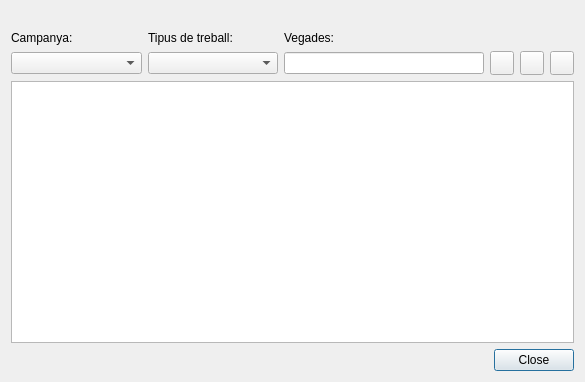
<?xml version="1.0" encoding="UTF-8"?>
<ui version="4.0">
 <class>planning_unit</class>
 <widget class="QDialog" name="planning_unit">
  <property name="geometry">
   <rect>
    <x>0</x>
    <y>0</y>
    <width>585</width>
    <height>382</height>
   </rect>
  </property>
  <property name="windowTitle">
   <string>Planificador d'unitats</string>
  </property>
  <layout class="QGridLayout" name="gridLayout">
   <item row="8" column="0">
    <layout class="QHBoxLayout" name="horizontalLayout">
     <item>
      <spacer name="horizontalSpacer">
       <property name="orientation">
        <enum>Qt::Horizontal</enum>
       </property>
       <property name="sizeHint" stdset="0">
        <size>
         <width>40</width>
         <height>20</height>
        </size>
       </property>
      </spacer>
     </item>
     <item>
      <widget class="QPushButton" name="btn_close">
       <property name="text">
        <string>Close</string>
       </property>
      </widget>
     </item>
    </layout>
   </item>
   <item row="5" column="0">
    <widget class="QTableView" name="tbl_unit"/>
   </item>
   <item row="1" column="0">
    <layout class="QGridLayout" name="gridLayout_2">
     <property name="topMargin">
      <number>0</number>
     </property>
     <property name="bottomMargin">
      <number>0</number>
     </property>
     <item row="0" column="0">
      <widget class="QLabel" name="label">
       <property name="text">
        <string>Campanya:</string>
       </property>
      </widget>
     </item>
     <item row="1" column="1">
      <widget class="QComboBox" name="cmb_work"/>
     </item>
     <item row="1" column="4">
      <widget class="QPushButton" name="btn_delete">
       <property name="sizePolicy">
        <sizepolicy hsizetype="Fixed" vsizetype="Fixed">
         <horstretch>0</horstretch>
         <verstretch>0</verstretch>
        </sizepolicy>
       </property>
       <property name="minimumSize">
        <size>
         <width>24</width>
         <height>24</height>
        </size>
       </property>
       <property name="maximumSize">
        <size>
         <width>24</width>
         <height>24</height>
        </size>
       </property>
       <property name="text">
        <string/>
       </property>
       <property name="icon">
        <iconset>
         <normaloff>../icons/112.png</normaloff>../icons/112.png</iconset>
       </property>
      </widget>
     </item>
     <item row="1" column="0">
      <widget class="QComboBox" name="cmb_campaign"/>
     </item>
     <item row="0" column="1">
      <widget class="QLabel" name="label_2">
       <property name="text">
        <string>Tipus de treball:</string>
       </property>
      </widget>
     </item>
     <item row="1" column="3">
      <widget class="QPushButton" name="btn_insert">
       <property name="minimumSize">
        <size>
         <width>24</width>
         <height>24</height>
        </size>
       </property>
       <property name="maximumSize">
        <size>
         <width>24</width>
         <height>24</height>
        </size>
       </property>
       <property name="text">
        <string/>
       </property>
       <property name="icon">
        <iconset>
         <normaloff>../icons/111.png</normaloff>../icons/111.png</iconset>
       </property>
      </widget>
     </item>
     <item row="1" column="2">
      <widget class="QLineEdit" name="txt_times">
       <property name="sizePolicy">
        <sizepolicy hsizetype="Fixed" vsizetype="Fixed">
         <horstretch>0</horstretch>
         <verstretch>0</verstretch>
        </sizepolicy>
       </property>
       <property name="minimumSize">
        <size>
         <width>200</width>
         <height>0</height>
        </size>
       </property>
       <property name="maximumSize">
        <size>
         <width>200</width>
         <height>16777215</height>
        </size>
       </property>
       <property name="sizeIncrement">
        <size>
         <width>200</width>
         <height>0</height>
        </size>
       </property>
      </widget>
     </item>
     <item row="0" column="2">
      <widget class="QLabel" name="label_3">
       <property name="text">
        <string>Vegades:</string>
       </property>
      </widget>
     </item>
     <item row="1" column="5">
      <widget class="QPushButton" name="btn_snapping">
       <property name="sizePolicy">
        <sizepolicy hsizetype="Fixed" vsizetype="Fixed">
         <horstretch>0</horstretch>
         <verstretch>0</verstretch>
        </sizepolicy>
       </property>
       <property name="minimumSize">
        <size>
         <width>24</width>
         <height>24</height>
        </size>
       </property>
       <property name="maximumSize">
        <size>
         <width>24</width>
         <height>24</height>
        </size>
       </property>
       <property name="text">
        <string/>
       </property>
       <property name="icon">
        <iconset>
         <normaloff>../icons/137.png</normaloff>../icons/137.png</iconset>
       </property>
      </widget>
     </item>
    </layout>
   </item>
   <item row="0" column="0">
    <layout class="QHBoxLayout" name="horizontalLayout_2">
     <item>
      <spacer name="horizontalSpacer_2">
       <property name="orientation">
        <enum>Qt::Horizontal</enum>
       </property>
       <property name="sizeHint" stdset="0">
        <size>
         <width>40</width>
         <height>20</height>
        </size>
       </property>
      </spacer>
     </item>
    </layout>
   </item>
  </layout>
 </widget>
 <resources/>
 <connections/>
</ui>
